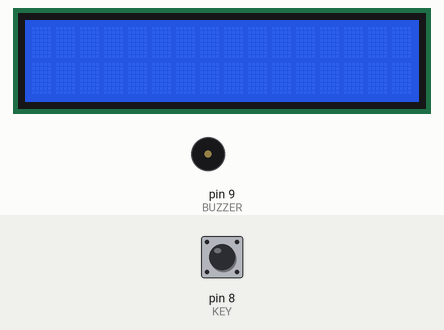
A sketch run on a simulated Arduino Uno, built with avr-gcc and run on an emulated ATmega328P. On the bench: 16×2 character LCD, buzzer (waves = sounding). The inputs (shaded band) are chosen by the test bench; at power-on: pin 8 (KEY) HIGH. What the sketch prints to the serial monitor is not drawn.

Above: at 1.2 s.
1.3 s: pin 8 (KEY) pulled LOW for 0.15 s
At 3.9 s:
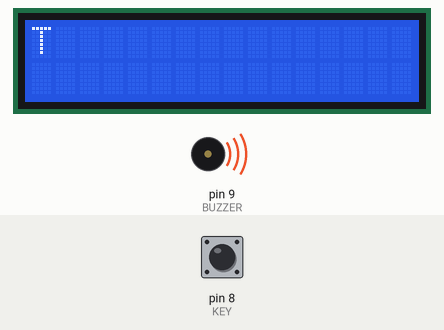
4.4 s: pin 8 (KEY) pulled LOW for 1 s
At 7.8 s:
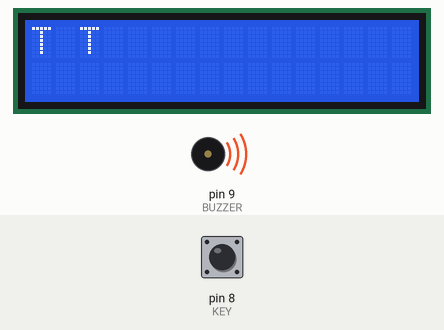
8.4 s: pin 8 (KEY) pulled LOW for 0.15 s
At 11.3 s:
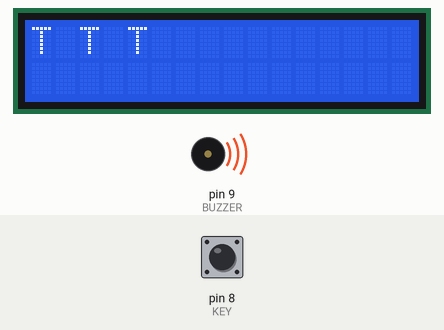
11.5 s: pin 8 (KEY) pulled LOW for 3.2 s
At 17.3 s:
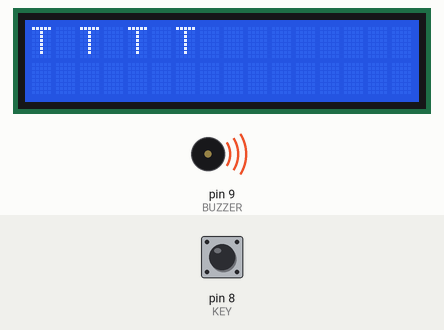
17.7 s: pin 8 (KEY) pulled LOW for 0.15 s
At 20.6 s:
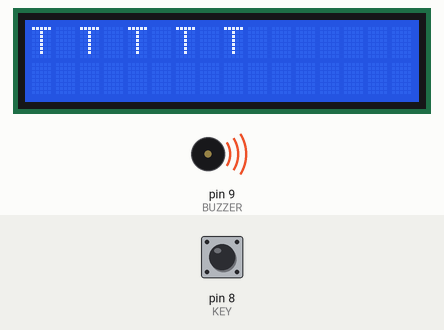
20.8 s: pin 8 (KEY) pulled LOW for 1 s
At 25.1 s:
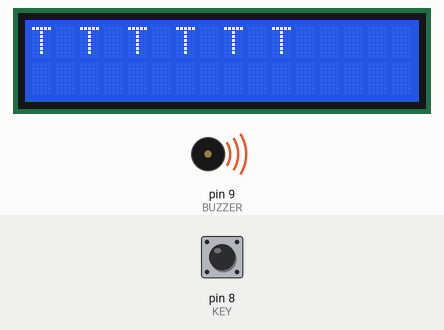
Timing chart, 0 to 25.8 s (numbered marks = the images above; inputs shaded):
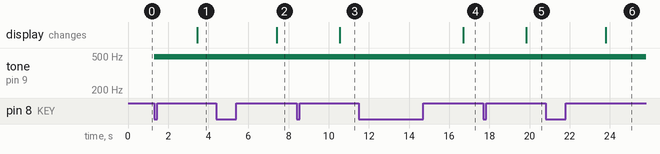

Measured:
- after the input at 1.3 s, tone on pin 9 (BUZZER): silent → 490 Hz at once; the display: changes after 2.1 s (image 1)
- after the input at 4.4 s, the display: changes after 3.0 s (image 2)
- after the input at 8.4 s, the display: changes after 2.1 s (image 3)
- after the input at 11.5 s, the display: changes after 5.2 s (image 4)
- after the input at 17.7 s, the display: changes after 2.1 s (image 5)
- after the input at 20.8 s, the display: changes after 3.0 s (image 6)

The sketch:

MorseCodeV1.ino
```cpp
#include <LiquidCrystal.h>

const int KEY = 8;
const int BUZZER = 9;
const int AUX_TIP = 10;
const int AUX_RING = 11;

// Length and width of the LCD
const int LCD_RS = 2, LCD_E = 3, LCD_D4 = 4, LCD_D5 = 5, LCD_D6 = 6, LCD_D7 = 7;
const int NUM_COLUMN = 16;
const int NUM_ROW = 2;
LiquidCrystal lcd(LCD_RS, LCD_E, LCD_D4, LCD_D5, LCD_D6, LCD_D7);

void setup() {
  Serial.begin(115200);

  // Set pin modes
  pinMode(KEY, INPUT_PULLUP);
  pinMode(BUZZER, OUTPUT);
  pinMode(AUX_TIP, INPUT_PULLUP);
  pinMode(AUX_RING, INPUT_PULLUP);

  // Initialize LCD
  lcd.begin(NUM_COLUMN, NUM_ROW);
}

//Values to be eddited later in development
int buzzerVol = 10; // The volumte of buzzer used to produce sound 0-255

float dashDuration = 200.0;  // The duration of one dash in morse code
boolean previousInput = false;  // The previous input that was run through the loop
long startTimeRunning, startTimePaused;  // Used to record the start and end times of the botton
boolean input;
String car = ""; // Not to sure yet
void loop() {
  input = !digitalRead(KEY); // Set input to high if pushed - low if unpushed

  if (input) {
    if (input != previousInput) {
      startTimeRunning = millis();  // Records the time of when to button was pressed
      DecodeerPauze(startTimePaused); // pass the time
    }
    analogWrite(BUZZER, buzzerVol);
  }
  else {
    if (input != previousInput) {
      startTimePaused = millis(); // Start the paused timer
      Decodeer(startTimeRunning);
    }
    digitalWrite(BUZZER, LOW);
  }

  if (abs(millis() - startTimePaused) > dashDuration * 10) { // Start a new word line
    DecodeerPauze(startTimePaused);
  }

  previousInput = input;
}

void Decodeer(long startTime) {
  char Symbol = '?';
  long time = abs(millis() - startTime); // Duration of the transmitted symbol (a dot or a dash)"
  float dotDuration = dashDuration / 3.0;

  if (time <= 2) return; // Debouncing

  if (time <= dotDuration) Symbol = '.';
  else if (time > dashDuration) Symbol = '-';
  else if ((time > (dashDuration + dotDuration) / 1.9) && time <= dashDuration) Symbol = '-';
  else Symbol = '.';

  if (Symbol == '-') {
    if (time > dashDuration) dashDuration++;
    if (time < dashDuration) dashDuration--;
  }
  else if (Symbol == '.') {
    if (time > dashDuration / 3.0) dashDuration++;
    if (time < dashDuration / 3.0) dashDuration--;
  }
  car += Symbol;
  //Serial.println(Symbol);
}

void DecodeerPauze(long startTime) {
  if (car == "") return;

  char Symbol = '?';
  long time = abs(millis() - startTime);
  if (time > dashDuration - dashDuration / 40) {
    Decodeercar();
    //Serial.print();
  }
  if (time > dashDuration * 2) {
    Decodeercar();
    Print(" "); Serial.print(" ");
  }
  //else Decodeercar();
  //Serial.println(Symbol);
}

void Decodeercar() {
  static String letters[] = {
    ".-", "-...", "-.-.", "-..", ".", "..-.", "--.", "....", "..", ".---", "-.-", ".-..", "--", "-.", "---", ".--.", "--.-",
    ".-.", "...", "-", "..-", "...-", ".--", "-..-", "-.--", "--..", "E"
  };
  int i = 0;
  while (letters[i] != "E") {
    if (letters[i] == car) {
      Print((char)('A' + i));
      Serial.print((char)('A' + i));
      break;
    }
    i++;
  }
  if (letters[i] == "E") {
    Print(car);
    Serial.print(car);
  }
  car = "";
}

int y = 0, x = 0;
void Print(String & s) {
  for (int i = 0; i < s.length(); i++) {
    upd(); lcd.print(s[i]);
  }
}
void Print(char s) {
  upd();
  lcd.print(s);
}
void Print(char * s) {
  for (int i = 0; i < strlen(s); i++) {
    upd();
    lcd.print(s[i]);
  }
}

void upd() {
  lcd.setCursor(x, y);
  x++; if (x >= NUM_COLUMN) {
    x = 0;
    y++;
  }
  if (y >= NUM_ROW) {
    lcd.clear();
    x=y = 0;
  }
}
```
